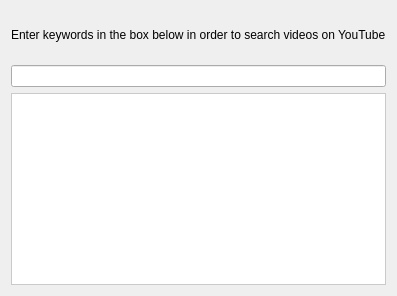
      <widget class="QWidget" name="tab_3">
       <attribute name="title">
        <string>Search</string>
       </attribute>
       <layout class="QGridLayout" name="gridLayout_3">
        <item row="1" column="0">
         <widget class="QLineEdit" name="searchLineEdit">
          <property name="text">
           <string/>
          </property>
         </widget>
        </item>
        <item row="0" column="0">
         <widget class="QLabel" name="searchInfoBox">
          <property name="minimumSize">
           <size>
            <width>0</width>
            <height>48</height>
           </size>
          </property>
          <property name="text">
           <string>Enter keywords in the box below in order to search videos on YouTube</string>
          </property>
         </widget>
        </item>
        <item row="2" column="0">
         <widget class="QListWidget" name="searchResults">
          <property name="sizePolicy">
           <sizepolicy hsizetype="Preferred" vsizetype="Expanding">
            <horstretch>0</horstretch>
            <verstretch>0</verstretch>
           </sizepolicy>
          </property>
          <property name="cursor">
           <cursorShape>PointingHandCursor</cursorShape>
          </property>
          <property name="styleSheet">
           <string notr="true">QListView { background: palette(base); border: 1px solid palette(midlight); }
QListView::item { padding: 6px; border: 1px solid transparent; border-radius: 6px; }
QListView::item:hover { background: palette(alternate-base); border-color: palette(midlight); }
QListView::item:selected { background: palette(highlight); color: palette(highlighted-text); border-color: palette(highlight); }</string>
          </property>
          <property name="horizontalScrollBarPolicy">
           <enum>Qt::ScrollBarAlwaysOff</enum>
          </property>
          <property name="iconSize">
           <size>
            <width>160</width>
            <height>90</height>
           </size>
          </property>
          <property name="textElideMode">
           <enum>Qt::ElideRight</enum>
          </property>
          <property name="verticalScrollMode">
           <enum>QAbstractItemView::ScrollPerPixel</enum>
          </property>
          <property name="movement">
           <enum>QListView::Static</enum>
          </property>
          <property name="flow">
           <enum>QListView::LeftToRight</enum>
          </property>
          <property name="resizeMode">
           <enum>QListView::Adjust</enum>
          </property>
          <property name="spacing">
           <number>8</number>
          </property>
          <property name="viewMode">
           <enum>QListView::IconMode</enum>
          </property>
          <property name="wordWrap">
           <bool>true</bool>
          </property>
         </widget>
        </item>
       </layout>
      </widget>
